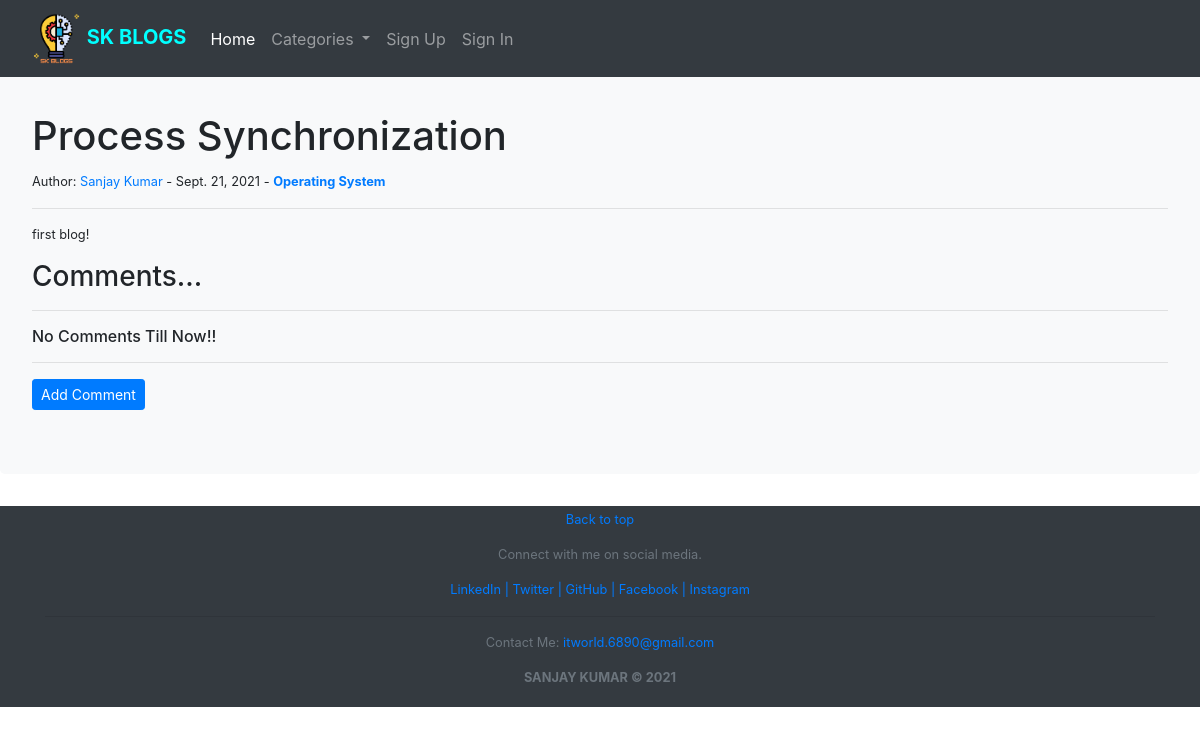
Before: /article/8 with the older database file.
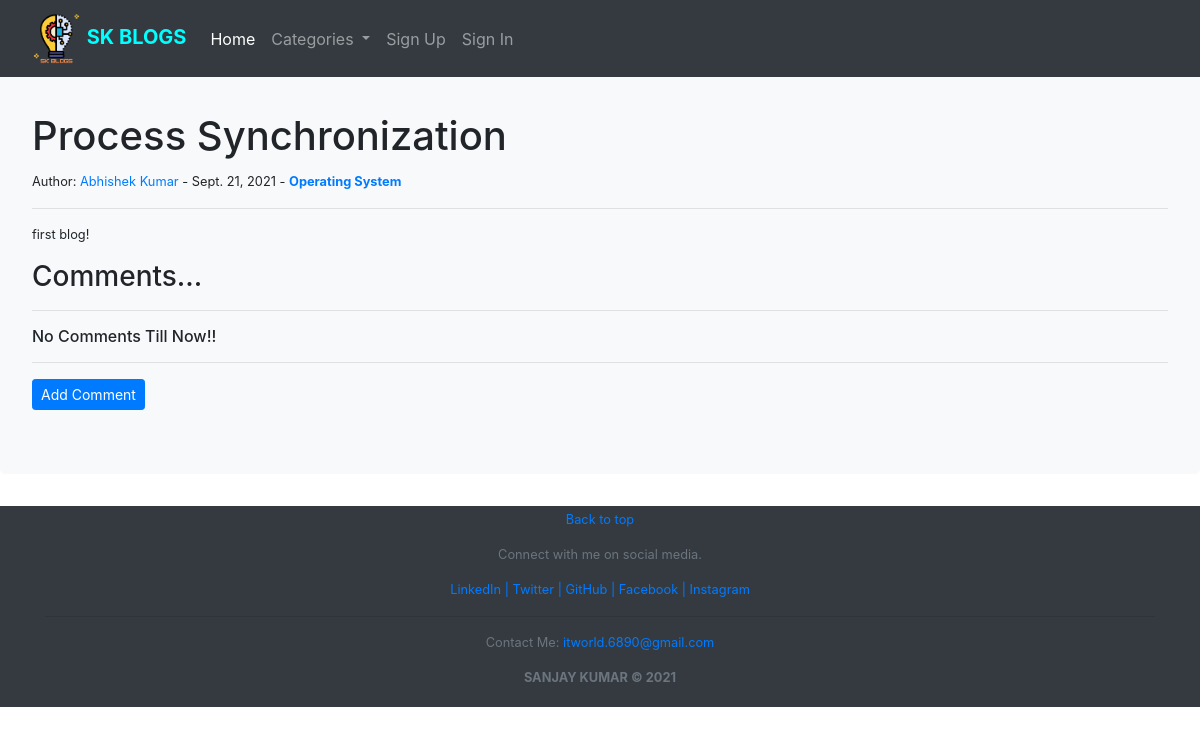
After: the same page with the newer database file.
### blog/models.py (models this page shows, shortened)
class Post(models.Model):
    title = models.CharField(max_length=255)
    title_tag = models.CharField(max_length=255)
    post_date = models.DateField(auto_now_add=True)
    author  = models.ForeignKey(User, on_delete=CASCADE)
    category = models.ForeignKey(Category, models.SET_NULL, blank=True, null=True)
    body = RichTextField(blank=True, null=True)
    snippet = models.CharField(max_length=255)
    likes = models.ManyToManyField(User, related_name="blog_posts")
    def total_likes(self):
        return self.likes.count()

class Category(models.Model):
    name = models.CharField(max_length=255)
    def __str__(self):
        return self.name

### blog/views.py (the view)
# urls.py: path('article/<int:pk>', ArticleView.as_view(), name="article-view"),
class ArticleView(DetailView):
    model = Post
    template_name = 'article.html'
    def get_context_data(self, *args, **kwargs):
        cat_menu = Category.objects.all()
        context = super(ArticleView, self).get_context_data(*args, **kwargs)
        context["cat_menu"] = cat_menu
        stuff = get_object_or_404(Post, id=self.kwargs['pk'])
        total_likes = stuff.total_likes()
        context["total_likes"] = total_likes
        liked = False
        if stuff.likes.filter(id=self.request.user.id).exists():
            liked = True
        context["liked"] = liked
        return context

### blog/templates/article.html (shortened to what this page needs)
{% extends 'base.html' %}
{% load static %}
{% block content %}
    <h1 class="fw-light mt-5">{{ post.title }}</h1>
    <small>Author:
      {% if post.author.profile.id %}
        <a href="{% url 'show-profile-page' post.author.profile.id %}">{{ post.author.first_name }} {{ post.author.last_name }}</a> - {{ post.post_date }} - <a href="{% url 'category' post.category|slugify %}"><strong>{{post.category}}</strong></a>
      {% else %}
        {{ post.author.first_name }} {{ post.author.last_name }} - {{ post.post_date }} - <a href="{% url 'category' post.category|slugify %}"><strong>{{post.category}}</strong></a>
      {% endif %}
    <hr/>
    {{ post.body|safe }}
    <h3 class="fw-light mt-2">Comments...</h3>
    <hr/>
    {% if not post.comments.all %}
        <h6>No Comments Till Now!!</h6>
    {% endif %}
    <hr/>
    <a href="{% url 'add-comment' post.pk %}"><button class="btn btn-primary btn-sm">Add Comment</button></a>
{% endblock %}

Changed rows visible on the page:
changed Post "Process Synchronization": author.first_name "Sanjay" → "Abhishek"
